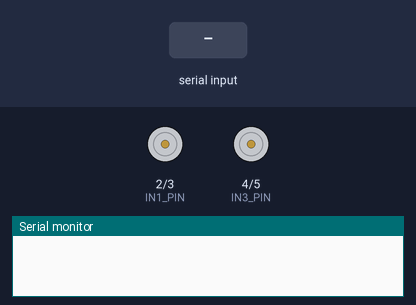
This sketch was run on a simulated Arduino Uno, built with avr-gcc and run on an emulated ATmega328P. Shown: motor-driver pin pairs drawn as motors (green arrow = first pin HIGH = forward, orange = second pin HIGH = backward, longer = more drive, scaled by the enable pin), the last lines printed to the serial monitor. The test bench sets the inputs (shaded band).

Above: at 1.2 s.
1.3 s: "F" received over the second serial link
At 1.6 s:
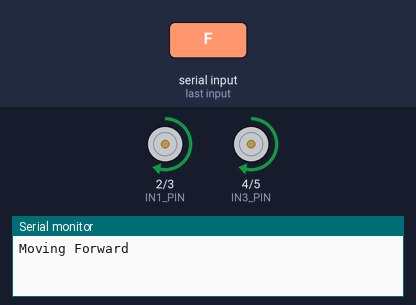
2.8 s: "G" received over the second serial link
At 3.9 s:
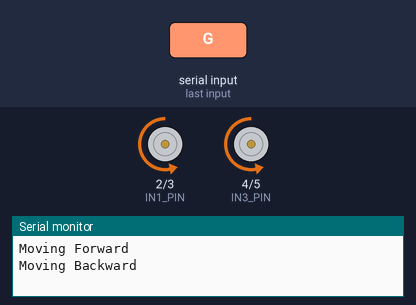
4.3 s: "L" received over the second serial link
At 5.1 s:
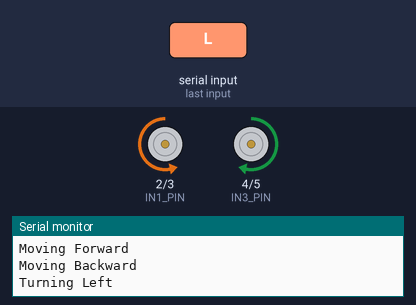
5.8 s: "R" received over the second serial link
At 6.2 s:
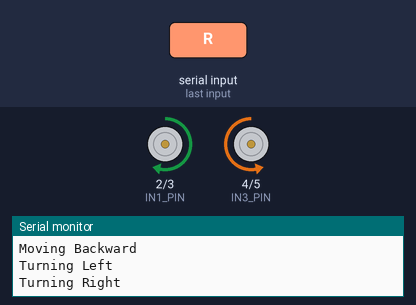
Timing chart, 0 to 8.3 s (numbered marks = the images above; inputs shaded):
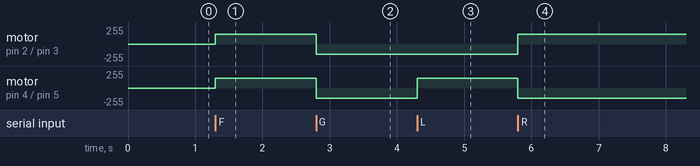

The sketch:

Bluetooth_car.ino
```cpp
#include <SoftwareSerial.h>

SoftwareSerial BTserial(0, 1); // RX | TX

#define IN1_PIN 2
#define IN2_PIN 3
#define IN3_PIN 4
#define IN4_PIN 5
#define ENA_PIN 11
#define ENB_PIN 10

#define CAR_SPEED 150

void setup() {
  // Initialize serial communication with Bluetooth module
  BTserial.begin(9600);
  Serial.begin(9600);

  // Configure motor pins as outputs
  pinMode(IN1_PIN, OUTPUT);
  pinMode(IN2_PIN, OUTPUT);
  pinMode(IN3_PIN, OUTPUT);
  pinMode(IN4_PIN, OUTPUT);
  pinMode(ENA_PIN, OUTPUT);
  pinMode(ENB_PIN, OUTPUT);

  // Set initial motor speeds to zero
  analogWrite(ENA_PIN, 0);
  analogWrite(ENB_PIN, 0);
}

void loop() {
  // Check if there is data available from the Bluetooth module
  if (BTserial.available()) {
    char cmd = BTserial.read();

    // Check which command was received and take appropriate action
    switch (cmd) {
      case 'F': // Move forward
        Serial.println("Moving Forward");
        digitalWrite(IN1_PIN, HIGH);
        digitalWrite(IN2_PIN, LOW);
        digitalWrite(IN3_PIN, HIGH);
        digitalWrite(IN4_PIN, LOW);
        analogWrite(ENA_PIN, CAR_SPEED);
        analogWrite(ENB_PIN, CAR_SPEED);
        break;
      case 'G': // Move backward
        Serial.println("Moving Backward");
        digitalWrite(IN1_PIN, LOW);
        digitalWrite(IN2_PIN, HIGH);
        digitalWrite(IN3_PIN, LOW);
        digitalWrite(IN4_PIN, HIGH);
        analogWrite(ENA_PIN, CAR_SPEED);
        analogWrite(ENB_PIN, CAR_SPEED);
        break;
      case 'L': // Turn left
        Serial.println("Turning Left");
        digitalWrite(IN1_PIN, LOW);
        digitalWrite(IN2_PIN, HIGH);
        digitalWrite(IN3_PIN, HIGH);
        digitalWrite(IN4_PIN, LOW);
        analogWrite(ENA_PIN, CAR_SPEED);
        analogWrite(ENB_PIN, CAR_SPEED);
        break;
      case 'R': // Turn right
        Serial.println("Turning Right");
        digitalWrite(IN1_PIN, HIGH);
        digitalWrite(IN2_PIN, LOW);
        digitalWrite(IN3_PIN, LOW);
        digitalWrite(IN4_PIN, HIGH);
        analogWrite(ENA_PIN, CAR_SPEED);
        analogWrite(ENB_PIN, CAR_SPEED);
        break;
      case 'S': // Stop
        Serial.println("Stopping");
        digitalWrite(IN1_PIN, LOW);
        digitalWrite(IN2_PIN, LOW);
        digitalWrite(IN3_PIN, LOW);
        digitalWrite(IN4_PIN, LOW);
        analogWrite(ENA_PIN, 0);
        analogWrite(ENB_PIN, 0);
        break;
      default:
        break;
    }
  }
}
```

Measured:
- after the input at 1.3 s, motor on pin 2 (IN1_PIN) / pin 3 (IN2_PIN), motor on pin 4 (IN3_PIN) / pin 5 (IN4_PIN): stopped → forward 150/255 at once
- after the input at 2.8 s, motor on pin 2 (IN1_PIN) / pin 3 (IN2_PIN), motor on pin 4 (IN3_PIN) / pin 5 (IN4_PIN): forward 150/255 → backward 150/255 at once
- after the input at 4.3 s, motor on pin 4 (IN3_PIN) / pin 5 (IN4_PIN): backward 150/255 → forward 150/255 at once
- after the input at 5.8 s, motor on pin 2 (IN1_PIN) / pin 3 (IN2_PIN): backward 150/255 → forward 150/255 at once; motor on pin 4 (IN3_PIN) / pin 5 (IN4_PIN): forward 150/255 → backward 150/255 at once
